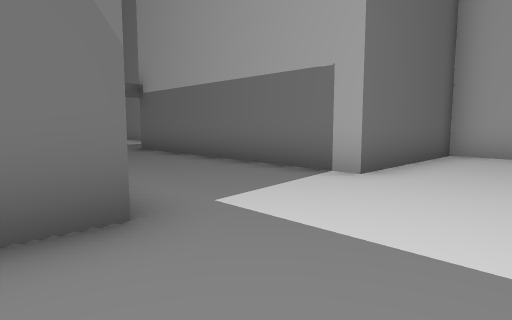
View 1 (above)

16 first-person views from a walk through a scene from a Unity 3-D project. The camera is 1.4 m above the floor, tilts 6° down and sees 75° across. The floor is counted in squares, 2 m on a side. Each view is taken from the middle of a square. On the plan, view 1 faces up. The plan holds only what a view shows up to about 10 squares ahead; the rest is blank. The place goes on beyond the plan. The player is left out.

View 2
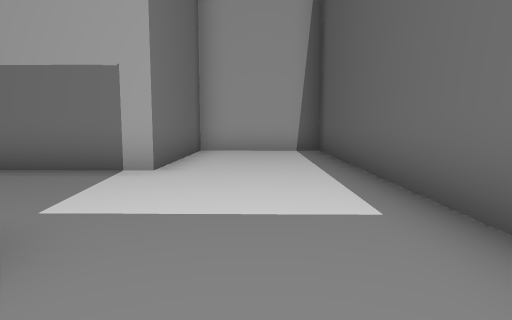

View 3
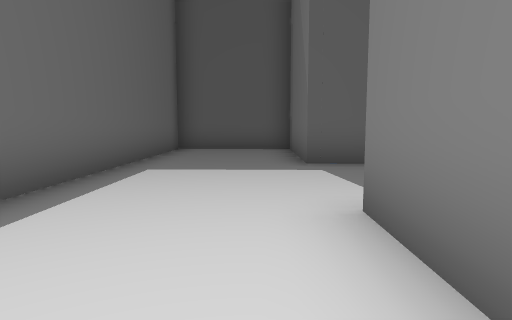

View 4
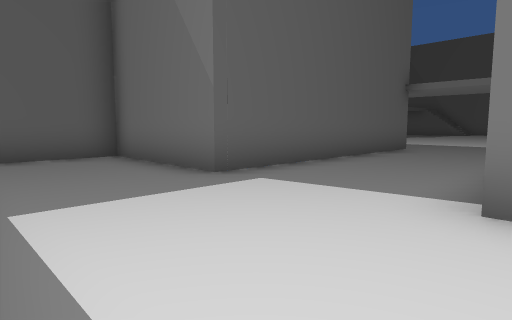

View 5
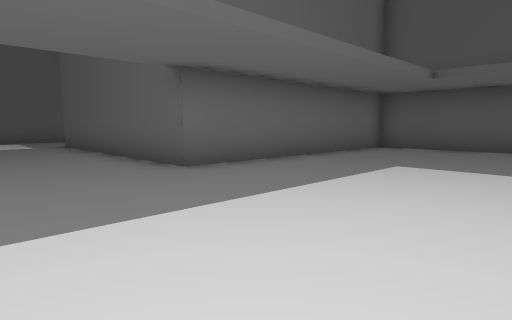

View 6
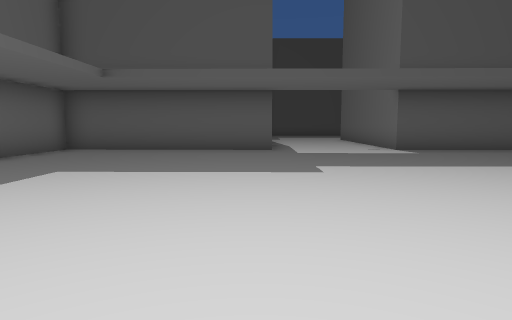

View 7
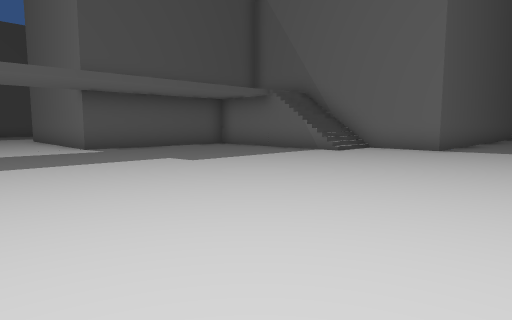

View 8
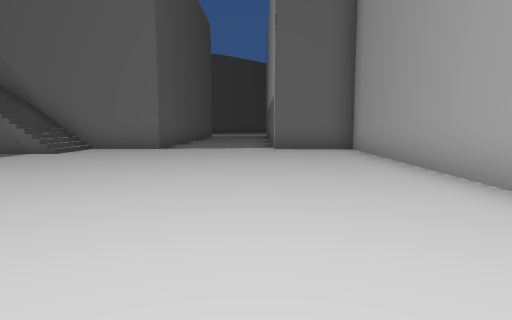

View 9
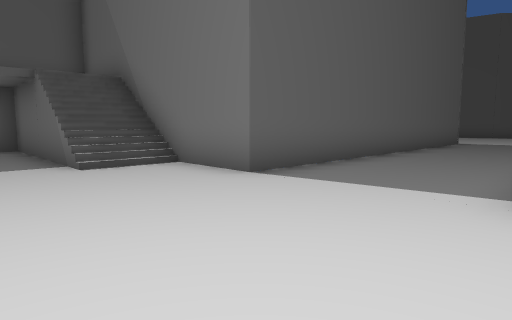

View 10
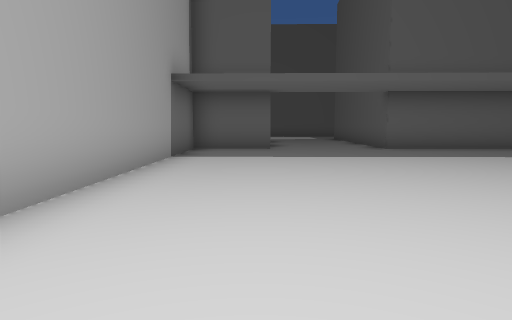

View 11
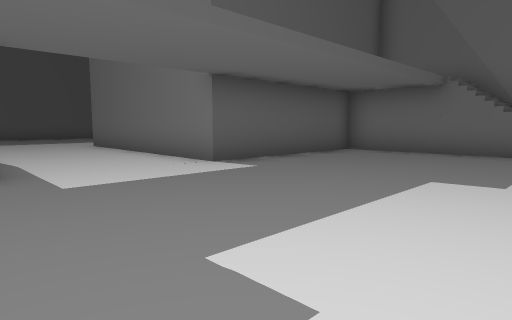

View 12
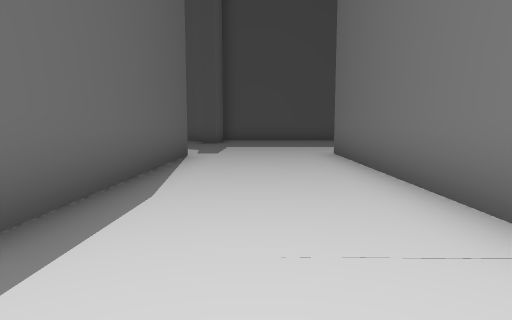

View 13
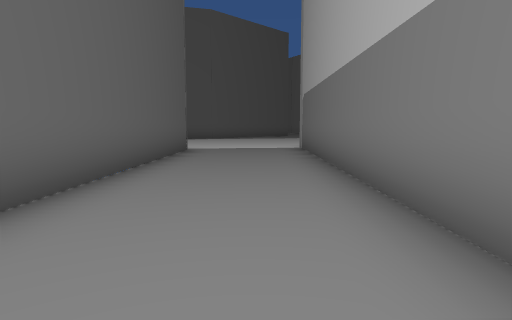

View 14
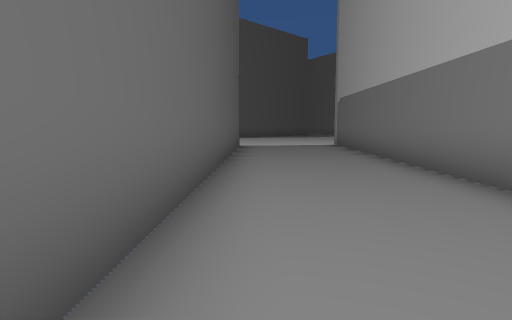

View 15
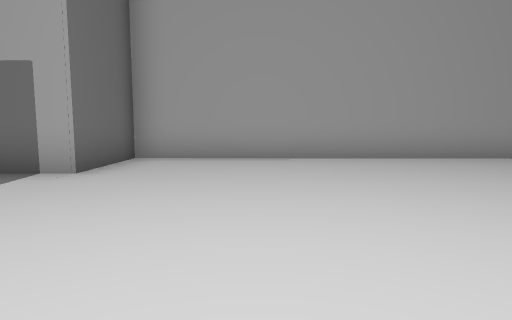

View 16
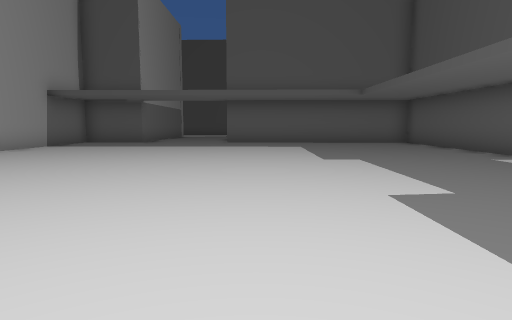

### Floor plan
Key: @ floor where view 1 was taken; # wall or solid block; . main floor; : floor 3.75 m higher than the main floor; / step, stairs or slope.
Columns run from 24 left of view 1 to 6 right of it. Each row starts with its distance up from view 1.
 27 ....##
 26 #....##
 25 ##....##
 24  ##....##
 23   ##....#####
 22    ##....##.##
 21     ##.......##
 20      ##.......##
 19       ##.......##
 18      ##.........##
 17     ##/..........##
 16    ##///..........##
 15   ##://............##
 14   #::/..............##
 13   ##/................##
 12    ##.................#
 11     ##................#
 10      ##..............##
  9      ##...............##
  8     ##.................##
  7    ##.............#.....## ####
  6   ##.....#.......###.....###..#
  5   #.....###.....## ##....##....
  4  ......## ##...##   ##........#
  3  .....##   ##.##     ##......##
  2   ...##     ###      ###....##
  1    ..               ##.....##
  0                     #...@.##
 -1                     ##..###
 -2                      ####

Where each view was taken, in squares from view 1:
view 1: 0 up, 0 right, facing up
view 2: 0 up, 1 left, facing up-right
view 3: 6 up, 4 right, facing down-left
view 4: 3 up, 4 right, facing left
view 5: 13 up, 7 left, facing down
view 6: 13 up, 8 left, facing down-left
view 7: 14 up, 8 left, facing left
view 8: 14 up, 8 left, facing up-left
view 9: 19 up, 12 left, facing left
view 10: 17 up, 10 left, facing down-right
view 11: 10 up, 11 left, facing left
view 12: 9 up, 15 left, facing down-left
view 13: 21 up, 16 left, facing up-left
view 14: 19 up, 16 left, facing up-left
view 15: 16 up, 16 left, facing up-right
view 16: 16 up, 16 left, facing down-right
